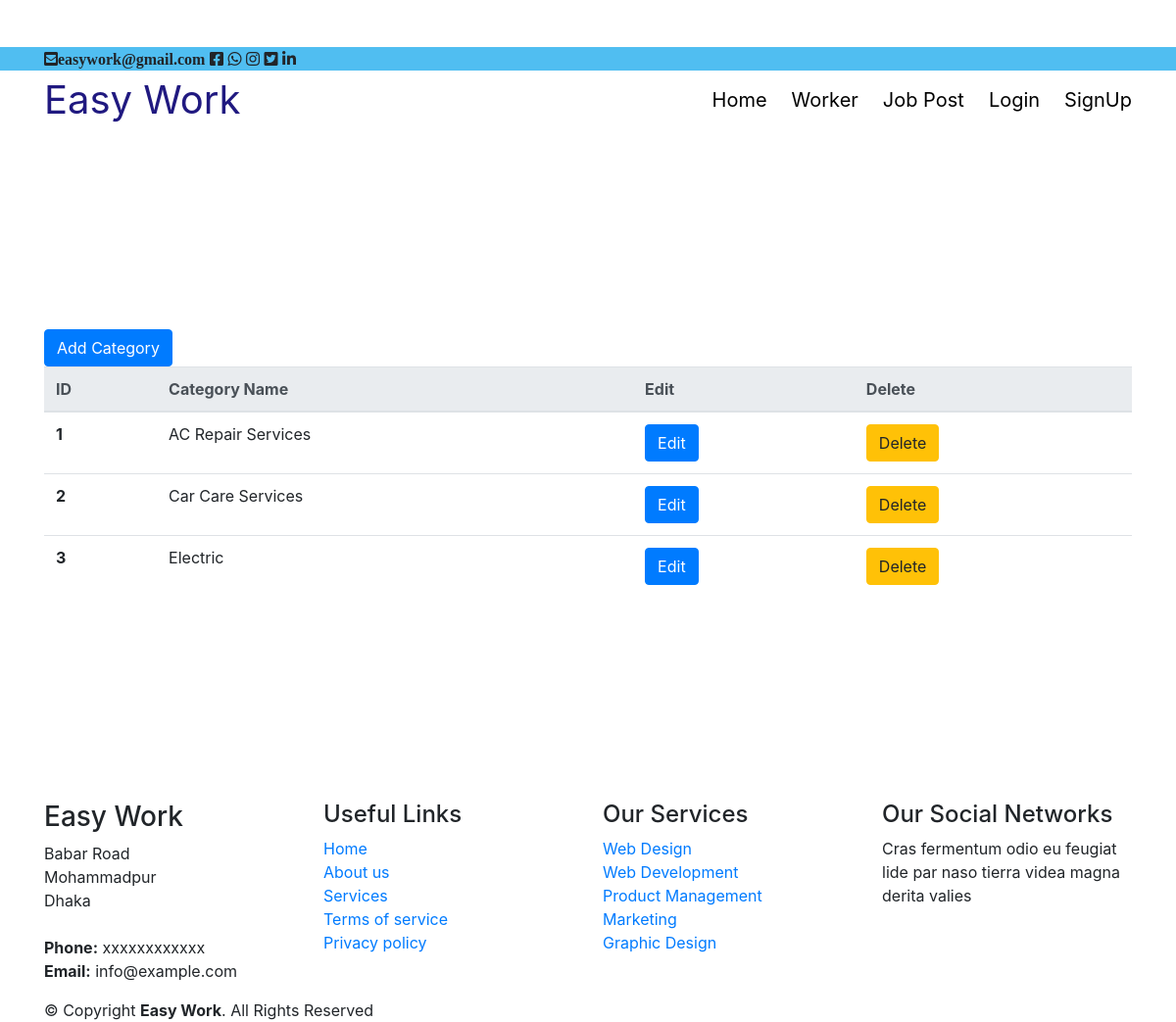
Screenshot of /superadmin/super/admin/category/list/ with the database file from the repository.
### accounts/models.py (models this page shows, shortened)
class Country(models.Model):
    name = models.CharField(max_length=100)

### superadmin/views.py (the view)
# urls.py: path('super/admin/category/list/',views.list_category,name='list_category'),
def list_category(request):
    category = Country.objects.all()
    return render(request,'superadmin/super_admin_category_list.html',{'category': category})

### superadmin/templates/superadmin/super_admin_category_list.html
{% extends 'index1.html' %}
{% load crispy_forms_tags %}
{% load static %}
{% block content %}
<br><br><br><br><br><br><br><br><br><br><br>
<table class="table">
     <a  class="btn btn-primary" href="{% url 'create_category' %}">Add Category</a>
  <thead class="thead-light">
    <tr>
      <th scope="col">ID</th>
      <th scope="col">Category Name </th>
      <th scope="col">Edit</th>
      <th scope="col">Delete</th>
    </tr>
  </thead>
  <tbody>
  {% for category in category %}
    <tr>
      <th scope="row">{{ category.id}}</th>
      <td>{{ category.name }}</td>
      <td>
          <a href="{% url 'update_category' category.id %}" class="btn btn-primary"> Edit</a>
      </td>
      <td>
          <a href="{% url 'delete_category' category.id %}" class="btn btn-warning"> Delete</a>
      </td>
    </tr>
    {% endfor %}
  </tbody>
</table>
{% endblock content %}

### templates/index1.html (style rules this page uses)
* { padding: 0px; margin: 0px; }
a,a:hover,a:focus { text-decoration: none; }

### rows the page displays
Country: id "1", name "AC Repair Services"
Country: id "2", name "Car Care Services"
Country: id "3", name "Electric"
